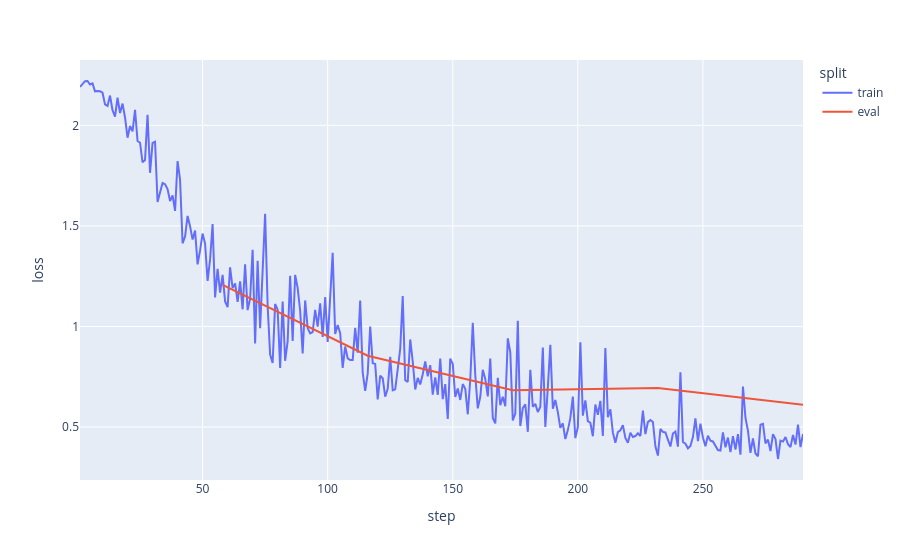

The notebook cell this image was saved under:
### Code cell
# Courbes d'apprentissage du modèle
import json
import plotly.express as px 

with open("./camembert/checkpoint-290/trainer_state.json", "r") as file: 
    training_state = json.load(file)

loss = []

for log in training_state ["log_history"]:
    step = log["step"]
    if "loss" in log:
        loss += [{"step": step, "loss": log["loss"], "split": "train"}]
    elif "eval_loss" in log:
        loss += [{"step": step, "loss": log["eval_loss"], "split": "eval"}]
    else: 
        # thweird
        print(log)

loss = pd.DataFrame(loss)

px.line(loss, x = "step", y = "loss", color =  "split")

### Figure 1 — Plotly figure (JSON) as saved in the notebook; plotly's stock layout.template omitted (floating-point values rounded to 4 significant figures; data arrays with more than 128 entries replaced by an {"elided": "..."} marker saying what was removed)
{"data": [{"hovertemplate": "split=train<br>step=%{x}<br>loss=%{y}<extra></extra>", "legendgroup": "train", "line": {"color": "#636efa", "dash": "solid"}, "marker": {"symbol": "circle"}, "mode": "lines", "name": "train", "orientation": "v", "showlegend": true, "type": "scatter", "x": {"elided": "290 int values"}, "xaxis": "x", "y": {"elided": "290 float values"}, "yaxis": "y"}, {"hovertemplate": "split=eval<br>step=%{x}<br>loss=%{y}<extra></extra>", "legendgroup": "eval", "line": {"color": "#EF553B", "dash": "solid"}, "marker": {"symbol": "circle"}, "mode": "lines", "name": "eval", "orientation": "v", "showlegend": true, "type": "scatter", "x": [58, 116, 174, 232, 290], "xaxis": "x", "y": [1.207, 0.8544, 0.6831, 0.6941, 0.6103], "yaxis": "y"}], "layout": {"legend": {"title": {"text": "split"}, "tracegroupgap": 0}, "margin": {"t": 60}, "xaxis": {"anchor": "y", "domain": [0, 1], "title": {"text": "step"}}, "yaxis": {"anchor": "x", "domain": [0, 1], "title": {"text": "loss"}}}}
